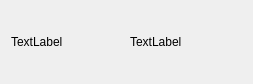
<?xml version="1.0" encoding="UTF-8"?>
<ui version="4.0">
 <class>OneFriend</class>
 <widget class="QWidget" name="OneFriend">
  <property name="geometry">
   <rect>
    <x>0</x>
    <y>0</y>
    <width>253</width>
    <height>84</height>
   </rect>
  </property>
  <property name="windowTitle">
   <string>Form</string>
  </property>
  <layout class="QGridLayout" name="gridLayout">
   <item row="0" column="0">
    <layout class="QHBoxLayout" name="horizontalLayout">
     <item>
      <widget class="QLabel" name="label_head">
       <property name="text">
        <string>TextLabel</string>
       </property>
      </widget>
     </item>
     <item>
      <widget class="QLabel" name="label_name">
       <property name="text">
        <string>TextLabel</string>
       </property>
      </widget>
     </item>
    </layout>
   </item>
  </layout>
 </widget>
 <resources/>
 <connections/>
</ui>
